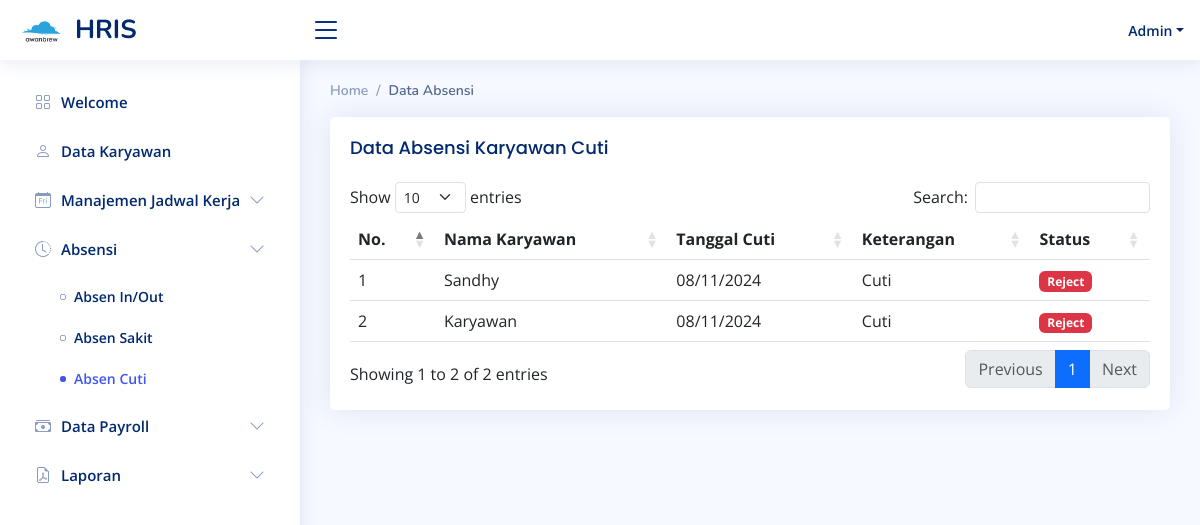
The page /index.php?page=absen_cuti (signed in) on the database its author committed.
### tables this page shows
CREATE TABLE `tb_absen` (
  `id` int(11) NOT NULL,
  `id_karyawan` varchar(255) NOT NULL,
  `tanggal_absen` varchar(255) NOT NULL,
  `surat_sakit` varchar(255) DEFAULT NULL,
  `keterangan` varchar(255) NOT NULL,
  `type_absen` varchar(255) DEFAULT NULL,
  `status` varchar(255) DEFAULT NULL
);

CREATE TABLE `tb_user` (
  `id` int(11) NOT NULL,
  `name` varchar(255) NOT NULL,
  `password` varchar(255) NOT NULL,
  `role` varchar(255) DEFAULT NULL,
  `salary` varchar(255) DEFAULT NULL,
  `upah_lembur` varchar(255) DEFAULT NULL
);

### pages/absensi/absen_cuti.php (the view, shortened to what this page needs)
<?php
include 'koneksi.php';
?>
<div class="pagetitle">
    <nav>
        <ol class="breadcrumb">
            <li class="breadcrumb-item">Home</li>
            <li class="breadcrumb-item active">Data Absensi</li>
        </ol>
    </nav>
</div>
<section class="section">
    <div class="row">
        <div class="col-lg-12">
            <div class="card">
                <div class="card-body">
                    <h5 class="card-title">
                        Data Absensi Karyawan Cuti
                    </h5>
                    <table class="table" id="datatable">
                        <thead>
                            <tr>
                                <th>No.</th>
                                <th>Nama Karyawan</th>
                                <th>Tanggal Cuti</th>
                                <th>Keterangan</th>
                                <th>Status</th>
                            </tr>
                        </thead>
                        <tbody>
                            <?php
                            $no = 1;
                            $id_user =  $_SESSION['id'];
                            if ($_SESSION['role'] == 'admin' || $_SESSION['role'] == 'owner') {
                                $sql = $conn->query(" SELECT * FROM tb_absen tas LEFT JOIN tb_user tu on tas.id_karyawan = tu.id WHERE tas.type_absen = 'cuti' ");
                            }
                            else {
                                $sql = $conn->query(" SELECT * FROM tb_absen tas LEFT JOIN tb_user tu on tas.id_karyawan = tu.id WHERE id_karyawan = '$id_user' AND tas.type_absen = 'cuti' ");
                            }
                            while ($data = $sql->fetch_assoc()) {
                            ?>
                                <tr>
                                    <td><?php echo $no++; ?></td>
                                    <td><?php echo $data["name"];  ?></td>
                                    <td><?php echo date("d/m/Y", strtotime($data["tanggal_absen"]));  ?></td>
                                    <td><?php echo $data["keterangan"];  ?></td>
                                    <td>
                                        <?php if (isset($data["status"]) && $data["status"] == 'submit') {  ?>
                                             <span class="badge bg-info">On Progress Approval</span>
                                        <?php } else if (isset($data["status"]) && $data["status"] == 'reject') { ?>
                                            <span class="badge bg-danger">Reject</span>
                                        <?php } else {?>
                                            <span class="badge bg-success">Approve</span>
                                        <?php } ?>
                                    </td>
                                </tr>
                            <?php } ?>
                        </tbody>
                    </table>
                </div>
            </div>
        </div>
    </div>
</section>

### assets/css/style.css (style rules this page uses)
:root { scroll-behavior: smooth; }
body { font-family: "Open Sans", sans-serif; background: #f6f9ff; color: #444444; }
h1, h2, h3, h4, h5, h6 { font-family: "Nunito", sans-serif; }
.pagetitle { margin-bottom: 10px; }
.card { margin-bottom: 30px; border: none; border-radius: 5px; box-shadow: 0px 0 30px rgba(1, 41, 112, 0.1); }
.card-title { padding: 20px 0 15px 0; font-size: 18px; font-weight: 500; color: #012970; font-family: "Poppins", sans-serif; }
.card-body { padding: 0 20px 20px 20px; }
.breadcrumb { font-size: 14px; font-family: "Nunito", sans-serif; color: #899bbd; font-weight: 600; }
.breadcrumb .breadcrumb-item::before { color: #899bbd; }
.breadcrumb .active { color: #51678f; font-weight: 600; }

### rows shown on the page
tb_absen: tb_user.name "Sandhy", tanggal_absen "08/11/2024", keterangan "Cuti", status "Reject"
tb_absen: tb_user.name "Karyawan", tanggal_absen "08/11/2024", keterangan "Cuti", status "Reject"

### other values the page prints
$username "Admin"
